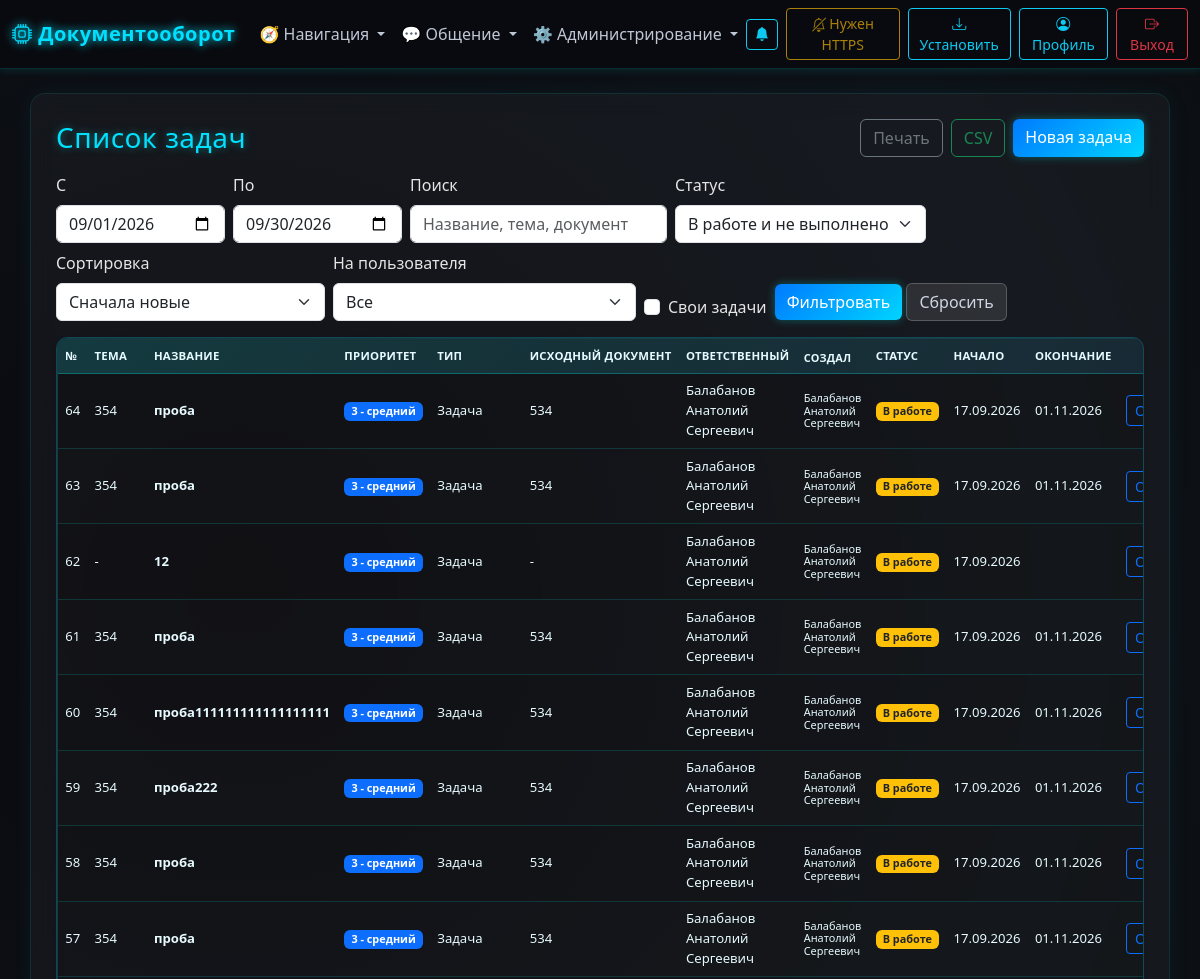
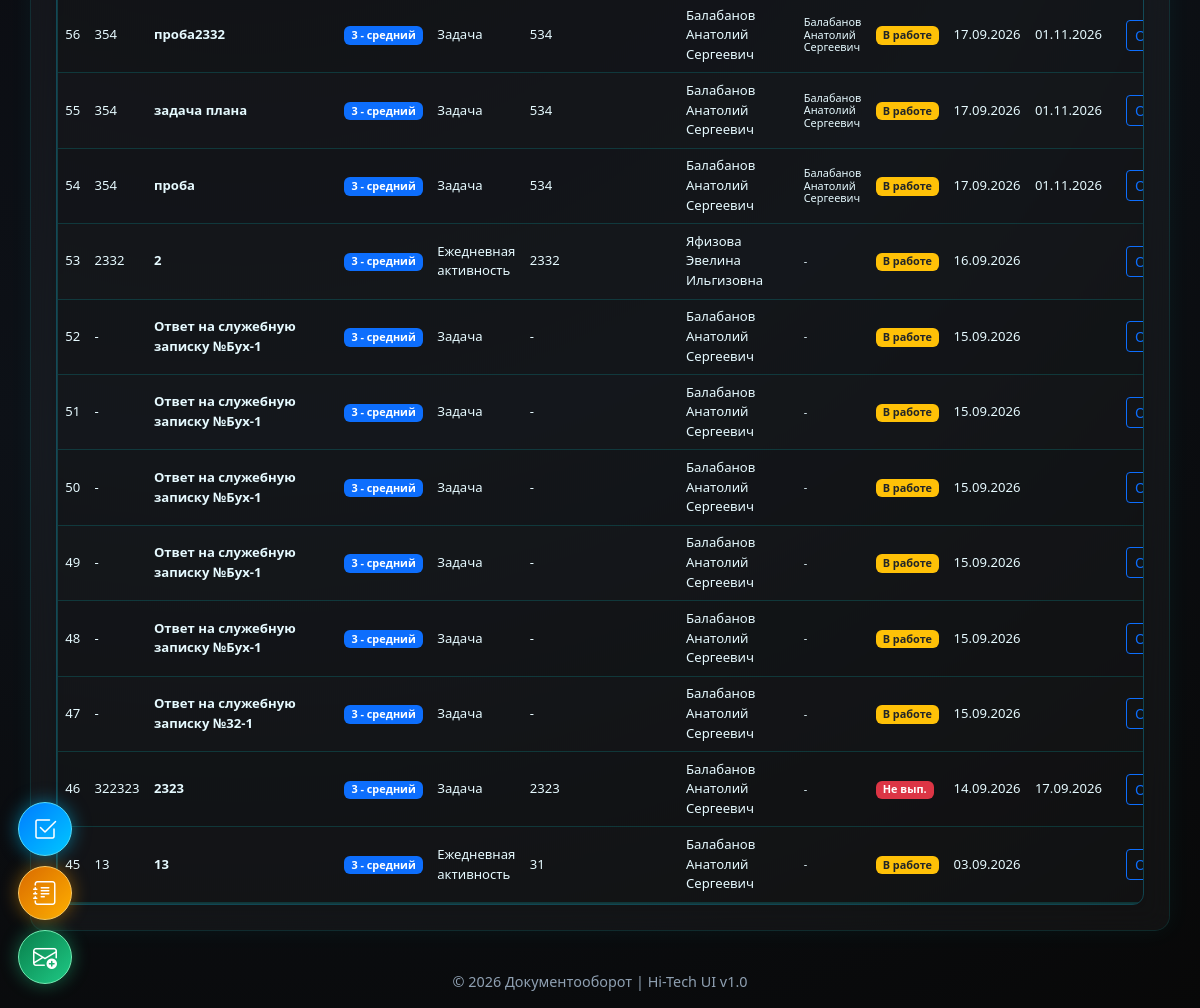
Screenshot of /activities (signed in) with the database file from the repository (2 pictures, top to bottom).
### models.py (models this page shows, shortened)
class Activity(db.Model):
    __tablename__ = "activities"
    id = db.Column(db.Integer, primary_key=True)
    type_id = db.Column(db.Integer, db.ForeignKey("activity_types.id"), nullable=True)
    type = db.relationship("ActivityType")
    owner_id = db.Column(db.Integer, db.ForeignKey("users.id"), nullable=False)
    owner = db.relationship("User", foreign_keys=[owner_id], backref="activities")
    created_by_id = db.Column(db.Integer, db.ForeignKey("users.id"))
    created_by = db.relationship("User", foreign_keys=[created_by_id])
    title = db.Column(db.String(255), nullable=False)
    description = db.Column(db.Text)
    start_date = db.Column(db.DateTime, default=dt.datetime.utcnow)
    end_date = db.Column(db.DateTime)
    status = db.Column(db.String(32), default="open")
    priority = db.Column(db.Integer, nullable=False, default=3)
    plan_id = db.Column(db.Integer, db.ForeignKey("plans.id"))
    approved_by_id = db.Column(db.Integer, db.ForeignKey("users.id"))
    approved_by = db.relationship("User", foreign_keys=[approved_by_id])
    approved_at = db.Column(db.DateTime)
    approve_comment = db.Column(db.Text)
    direction = db.Column(db.String(255))  # Направление (можно выбрать из datalist)
    outgoing_document = db.Column(db.String(255))
    assigned_department_id = db.Column(db.Integer, db.ForeignKey("departments.id"))
    assigned_department = db.relationship("Department", foreign_keys=[assigned_department_id])
    decision = db.Column(db.Text)  # Решение по активности
    status_comment = db.Column(db.Text)
    postponed_to = db.Column(db.DateTime)
    archived_at = db.Column(db.DateTime)
    archived_by_id = db.Column(db.Integer, db.ForeignKey("users.id"))
    extra_values = db.Column(db.JSON)  # JSON с добавочными значениями
    source_letter_id = db.Column(db.Integer, db.ForeignKey("letters.id"))
    source_letter = db.relationship("Letter", foreign_keys=[source_letter_id])
    completion_memo_id = db.Column(db.Integer, db.ForeignKey("letters.id"))
    completion_memo = db.relationship("Letter", foreign_keys=[completion_memo_id])
    letters = db.relationship(
        "Letter",
        secondary=LetterActivityLink,
        back_populates="activities"
    )
    logs = db.relationship(
        "ActivityLog",
        backref="activity",
        cascade="all, delete-orphan",
        lazy="joined"
    )

class ActivityType(db.Model):
    __tablename__ = "activity_types"
    id = db.Column(db.Integer, primary_key=True)
    name = db.Column(db.String(200), unique=True, nullable=False)

class User(UserMixin, db.Model):
    __tablename__ = "users"
    id = db.Column(db.Integer, primary_key=True)
    full_name = db.Column(db.String(255), nullable=False)
    username = db.Column(db.String(120), unique=True, nullable=False)
    password_enc = db.Column(db.Text, nullable=False)
    role = db.Column(db.String(20), nullable=False, default="worker")
    department_id = db.Column(db.Integer, db.ForeignKey("departments.id"))
    is_approved = db.Column(db.Boolean, default=False, nullable=False)
    created_at = db.Column(db.DateTime, default=dt.datetime.utcnow)
    department = db.relationship("Department", backref="users")

### app.py (the view, shortened to what this page needs)
@app.get("/activities")
@login_required
def activities_page():
    from datetime import datetime, date, timedelta
    normalize_activity_statuses()
    today = date.today()
    first_day = date(today.year, today.month, 1)
    next_month = first_day.replace(day=28) + timedelta(days=4)
    last_day = next_month - timedelta(days=next_month.day)
    start_str = request.args.get("date_from", first_day.strftime("%Y-%m-%d"))
    end_str = request.args.get("date_to", last_day.strftime("%Y-%m-%d"))
    my_only = request.args.get("my_only") == "1"
    owner_id = request.args.get("owner_id", "").strip()
    search = request.args.get("search", "").strip()
    selected_status = request.args.get("status", "active_and_not_done").strip() or "active_and_not_done"
    sort = request.args.get("sort", "date_desc").strip()
    page = request.args.get("page", 1, type=int) or 1
    try:
        date_from = datetime.strptime(start_str, "%Y-%m-%d")
        date_to = datetime.strptime(end_str, "%Y-%m-%d")
    except ValueError:
        date_from = datetime.combine(first_day, datetime.min.time())
        date_to = datetime.combine(last_day, datetime.max.time())
    q = Activity.query.options(
        joinedload(Activity.owner), joinedload(Activity.created_by), joinedload(Activity.type)
    ).filter(Activity.archived_at.is_(None))
    privileged_roles = ("admin", "manager", "superadmin", "deputy")
    if current_user.role not in privileged_roles:
        department_id = getattr(current_user, "department_id", None)
        q = q.filter(
            or_(
                Activity.owner_id == current_user.id,
                Activity.assigned_department_id == department_id if department_id else False,
            )
        )
    else:
        if my_only:
            q = q.filter(Activity.owner_id == current_user.id)
        elif owner_id:
            try:
                q = q.filter(Activity.owner_id == int(owner_id))
            except ValueError:
                pass
    q = q.filter(Activity.start_date >= date_from, Activity.start_date <= date_to)
    if selected_status not in {value for value, _label in ACTIVITY_STATUS_FILTERS}:
        selected_status = "active_and_not_done"
    q = apply_activity_status_filter(q, selected_status)
    sort_orders = {
        "date_desc": (Activity.start_date.desc(), Activity.id.desc()),
        "date_asc": (Activity.start_date.asc(), Activity.id.asc()),
        "priority_desc": (Activity.priority.desc(), Activity.start_date.desc(), Activity.id.desc()),
        "priority_asc": (Activity.priority.asc(), Activity.start_date.desc(), Activity.id.desc()),
    }
    if sort not in sort_orders:
        sort = "date_desc"
    pagination = q.order_by(*sort_orders[sort]).paginate(page=page, per_page=50, error_out=False)
    activities = pagination.items
    filter_users = []
    if current_user.role in privileged_roles:
        filter_users = User.query.filter_by(is_approved=True).order_by(User.full_name).all()
    return render_template(
        "activities.html",
        title="Список задач",
        activities=activities,
        date_from=start_str,
        date_to=end_str,
        my_only=my_only,
        owner_id=owner_id,
        selected_status=selected_status,
        status_filters=ACTIVITY_STATUS_FILTERS,
        search=search,
        sort=sort,
        filter_users=filter_users,
        get_status_meta=get_activity_status_meta,
        get_priority_meta=get_activity_priority_meta,
        pagination=pagination,
    )

### app.py (called while the page is built, shortened)
def get_activity_priority_meta(priority):
    try:
        priority = int(priority)
    except (TypeError, ValueError):
        priority = 3
    return ACTIVITY_PRIORITY_META.get(priority, ACTIVITY_PRIORITY_META[3])

def apply_activity_status_filter(query, selected_status):
    if selected_status == "active_and_not_done":
        return query.filter(Activity.status.in_(("open", "in_progress", "not_done")))

def get_activity_status_meta(status: str) -> dict:
    return ACTIVITY_STATUS_META.get(status, {"label": status or "-", "class": "bg-secondary", "style": ""})

@app.context_processor
def inject_template_helpers():
    deps = []
    try:
        deps = Department.query.order_by(Department.name).all()
    except Exception:
        deps = []
    return {
        "get_status_meta": get_activity_status_meta,
        "get_priority_meta": get_activity_priority_meta,
        "deps": deps,
    }

def normalize_activity_statuses():
    today_start = dt.datetime.combine(dt.date.today(), dt.time.min)
    changed = (
        Activity.query
        .filter(Activity.end_date.isnot(None))
        .filter(Activity.end_date < today_start)
        .filter(Activity.status.in_(["open", "in_progress", "postponed"]))
        .update({"status": "not_done"}, synchronize_session=False)
    )
    if changed:
        db.session.commit()

@login_manager.user_loader
def load_user(user_id):
    if str(user_id) == "-1":
        return SuperAdmin()
    return User.query.get(int(user_id))

@app.context_processor
def inject_now():
    from datetime import datetime
    return {'now': datetime.now}

@app.context_processor
def inject_template_helpers():
    return {
        "has_endpoint": lambda endpoint: endpoint in app.view_functions,
    }

### templates/activities.html (shortened to what this page needs)
{% extends 'layout.html' %}
{% block content %}
<div class="d-flex justify-content-between align-items-center mb-3 flex-wrap gap-3 no-print">
  <h3 class="mb-0">Список задач</h3>
  <div class="d-flex gap-2">
    <button type="button" class="btn btn-outline-secondary" onclick="window.print()">Печать</button>
    <a href="{{ url_for('export_journal', kind='activities', format_name='csv', date_from=date_from, date_to=date_to) }}" class="btn btn-outline-success">CSV</a>
    <a href="{{ url_for('create_activity') }}" class="btn btn-primary">Новая задача</a>
  </div>
</div>
<form method="get" class="row g-2 align-items-end mb-3 no-print">
  <div class="col-auto">
    <label for="date_from" class="form-label">С</label>
    <input type="date" id="date_from" name="date_from" class="form-control" value="{{ date_from }}">
  </div>
  <div class="col-auto">
    <label for="date_to" class="form-label">По</label>
    <input type="date" id="date_to" name="date_to" class="form-control" value="{{ date_to }}">
  </div>
  <div class="col-auto">
    <label for="search" class="form-label">Поиск</label>
    <input type="text" id="search" name="search" class="form-control" value="{{ search or '' }}" placeholder="Название, тема, документ">
  </div>
  <div class="col-auto">
    <label for="status" class="form-label">Статус</label>
    <select id="status" name="status" class="form-select">
      {% for code, label in status_filters %}
      <option value="{{ code }}" {% if selected_status == code %}selected{% endif %}>{{ label }}</option>
      {% endfor %}
    </select>
  </div>
  <div class="col-auto">
    <label for="sort" class="form-label">Сортировка</label>
    <select id="sort" name="sort" class="form-select">
      <option value="date_desc" {% if sort == 'date_desc' %}selected{% endif %}>Сначала новые</option>
    </select>
  </div>
  {% if filter_users %}
  <div class="col-auto">
    <label for="owner_id" class="form-label">На пользователя</label>
    <select id="owner_id" name="owner_id" class="form-select" {% if my_only %}disabled{% endif %}>
      <option value="">Все</option>
    </select>
  </div>
  <div class="col-auto">
    <div class="form-check mt-4 pt-2">
      <input class="form-check-input" type="checkbox" value="1" id="my_only" name="my_only" {% if my_only %}checked{% endif %}>
      <label class="form-check-label" for="my_only">Свои задачи</label>
    </div>
  </div>
  {% endif %}
  <div class="col-auto">
    <button type="submit" class="btn btn-primary">Фильтровать</button>
    <a href="{{ url_for('activities_page') }}" class="btn btn-secondary">Сбросить</a>
  </div>
</form>
<div class="table-responsive journal-360 shadow-sm">
<table class="table table-striped align-middle mb-0">
  <thead class="table-dark">
    <tr>
      <th>№</th>
      <th>Тема</th>
      <th>Название</th>
      <th>Приоритет</th>
      <th>Тип</th>
      <th>Исходный документ</th>
      <th>Ответственный</th>
      <th class="creator-col">Создал</th>
      <th>Статус</th>
      <th>Начало</th>
      <th>Окончание</th>
      <th class="no-print"></th>
    </tr>
  </thead>
  <tbody>
    {% for a in activities %}
      {% set meta = get_status_meta(a.status) %}
      <tr>
        <td>{{ a.id }}</td>
        <td>{{ a.direction or '-' }}</td>
        <td>{{ a.title }}</td>
        {% set priority_meta = get_priority_meta(a.priority) %}
        <td><span class="badge {{ priority_meta.class }}">{{ priority_meta.label }}</span></td>
        <td>{{ a.type.name if a.type else '-' }}</td>
        <td>{{ a.outgoing_document or '-' }}</td>
        <td>{% if a.owner_id == -1 %}Суперадминистратор{% else %}{{ a.owner.full_name if a.owner else '-' }}{% endif %}</td>
        <td class="creator-cell">{{ a.created_by.full_name if a.created_by else '-' }}</td>
        <td>
          <span class="badge {{ meta.class }}" {% if meta.style %}style="{{ meta.style }}"{% endif %}>{{ meta.label }}</span>
        </td>
        <td>{{ a.start_date.strftime('%d.%m.%Y') if a.start_date else '' }}</td>
        <td>{{ a.end_date.strftime('%d.%m.%Y') if a.end_date else '' }}</td>
        <td class="text-nowrap no-print">
          <a href="{{ url_for('activity_view', activity_id=a.id) }}" class="btn btn-sm btn-outline-primary">Открыть</a>
        </td>
      </tr>
    {% else %}
      <tr>
        <td colspan="12" class="text-center text-muted">Задач пока нет</td>
      </tr>
    {% endfor %}
  </tbody>
</table>
</div>
{% set pagination_params = {'date_from': date_from, 'date_to': date_to, 'status': selected_status, 'sort': sort} %}
{% if search %}{% set _ = pagination_params.update({'search': search}) %}{% endif %}
{% if owner_id %}{% set _ = pagination_params.update({'owner_id': owner_id}) %}{% endif %}
{% if my_only %}{% set _ = pagination_params.update({'my_only': '1'}) %}{% endif %}
{% set pagination_endpoint = 'activities_page' %}
{% endblock %}

### templates/layout.html (style rules this page uses)
body { background: radial-gradient(circle at 20% 30%, #0a0a0f, #0d1117, #080808); color: #e5e5e5; font-family: "Segoe UI", "Roboto", sans-serif; min-height: 100vh; }
input, textarea, select, option { font-family: "Segoe UI", "Roboto", sans-serif !important; }
h3, h2, h1 { color: #00e0ff; text-shadow: 0 0 8px rgba(0, 255, 255, 0.4); letter-spacing: 0.5px; }
.btn-primary { background: linear-gradient(135deg, #007bff, #00d4ff); border: none; box-shadow: 0 0 10px rgba(0, 255, 255, 0.3); }
.btn-secondary { background: rgba(255, 255, 255, 0.1); color: #cfd6e3; border: 1px solid rgba(255, 255, 255, 0.2); }
table { color: #e5e5e5; }
thead { background: rgba(0, 255, 255, 0.08); color: #00e0ff; border-bottom: 2px solid rgba(0, 255, 255, 0.15); }
.table { color: #e6faff !important; background: rgba(255, 255, 255, 0.02) !important; border-collapse: separate !important; border-spacing: 0; border: 1px solid rgba(0, 255, 255, 0.15) !important; box-shadow: 0 0 20px rgba(0, 255, 255, 0.05); border-radius: 10px; overflow: hidden; }
.table thead { background: linear-gradient(135deg, rgba(0,255,255,0.15), rgba(0,180,255,0.08)) !important; color: #00e0ff !important; font-weight: 600; text-transform: uppercase; border-bottom: 2px solid rgba(0, 255, 255, 0.25) !important; }
.table tbody { background: rgba(0, 0, 0, 0.2) !important; }
.table td, .table th { color: #e6faff !important; background: transparent !important; }

### templates/activities.html (style rules this page uses)
.journal-360 { font-size: .82rem; border: 1px solid rgba(13, 202, 240, .28); border-radius: .7rem; overflow: hidden; }
.journal-360 th { font-size: .71rem; letter-spacing: .02em; text-transform: uppercase; white-space: nowrap; padding: .52rem .45rem; }
.journal-360 td { padding: .48rem .45rem; vertical-align: middle; }
.journal-360 td:nth-child(3) { min-width: 180px; font-weight: 600; }
.journal-360 .badge { font-size: .68rem; }
.journal-360 .creator-col, .journal-360 .creator-cell { max-width: 120px; font-size: .68rem; line-height: 1.15; color: #aebdca; }

### rows the page displays
Activity: id "64", direction "354", title "проба", label "3 - средний", type "Задача", outgoing_document "534", owner "Балабанов Анатолий Сергеевич", created_by "Балабанов Анатолий Сергеевич", label "В работе", start_date "17.09.2026", end_date "01.11.2026"
Activity: id "63", direction "354", title "проба", label "3 - средний", type "Задача", outgoing_document "534", owner "Балабанов Анатолий Сергеевич", created_by "Балабанов Анатолий Сергеевич", label "В работе", start_date "17.09.2026", end_date "01.11.2026"
Activity: id "62", direction "-", title "12", label "3 - средний", type "Задача", outgoing_document "-", owner "Балабанов Анатолий Сергеевич", created_by "Балабанов Анатолий Сергеевич", label "В работе", start_date "17.09.2026"
Activity: id "61", direction "354", title "проба", label "3 - средний", type "Задача", outgoing_document "534", owner "Балабанов Анатолий Сергеевич", created_by "Балабанов Анатолий Сергеевич", label "В работе", start_date "17.09.2026", end_date "01.11.2026"
Activity: id "60", direction "354", title "проба111111111111111111", label "3 - средний", type "Задача", outgoing_document "534", owner "Балабанов Анатолий Сергеевич", created_by "Балабанов Анатолий Сергеевич", label "В работе", start_date "17.09.2026", end_date "01.11.2026"
Activity: id "59", direction "354", title "проба222", label "3 - средний", type "Задача", outgoing_document "534", owner "Балабанов Анатолий Сергеевич", created_by "Балабанов Анатолий Сергеевич", label "В работе", start_date "17.09.2026", end_date "01.11.2026"
Activity: id "58", direction "354", title "проба", label "3 - средний", type "Задача", outgoing_document "534", owner "Балабанов Анатолий Сергеевич", created_by "Балабанов Анатолий Сергеевич", label "В работе", start_date "17.09.2026", end_date "01.11.2026"
Activity: id "57", direction "354", title "проба", label "3 - средний", type "Задача", outgoing_document "534", owner "Балабанов Анатолий Сергеевич", created_by "Балабанов Анатолий Сергеевич", label "В работе", start_date "17.09.2026", end_date "01.11.2026"
Activity: id "56", direction "354", title "проба2332", label "3 - средний", type "Задача", outgoing_document "534", owner "Балабанов Анатолий Сергеевич", created_by "Балабанов Анатолий Сергеевич", label "В работе", start_date "17.09.2026", end_date "01.11.2026"
Activity: id "55", direction "354", title "задача плана", label "3 - средний", type "Задача", outgoing_document "534", owner "Балабанов Анатолий Сергеевич", created_by "Балабанов Анатолий Сергеевич", label "В работе", start_date "17.09.2026", end_date "01.11.2026"
Activity: id "54", direction "354", title "проба", label "3 - средний", type "Задача", outgoing_document "534", owner "Балабанов Анатолий Сергеевич", created_by "Балабанов Анатолий Сергеевич", label "В работе", start_date "17.09.2026", end_date "01.11.2026"
Activity: id "53", direction "2332", title "2", label "3 - средний", type "Ежедневная активность", outgoing_document "2332", owner "Яфизова Эвелина Ильгизовна", created_by "-", label "В работе", start_date "16.09.2026"
Activity: id "52", direction "-", title "Ответ на служебную записку №Бух-1", label "3 - средний", type "Задача", outgoing_document "-", owner "Балабанов Анатолий Сергеевич", created_by "-", label "В работе", start_date "15.09.2026"
Activity: id "51", direction "-", title "Ответ на служебную записку №Бух-1", label "3 - средний", type "Задача", outgoing_document "-", owner "Балабанов Анатолий Сергеевич", created_by "-", label "В работе", start_date "15.09.2026"
Activity: id "50", direction "-", title "Ответ на служебную записку №Бух-1", label "3 - средний", type "Задача", outgoing_document "-", owner "Балабанов Анатолий Сергеевич", created_by "-", label "В работе", start_date "15.09.2026"
Activity: id "49", direction "-", title "Ответ на служебную записку №Бух-1", label "3 - средний", type "Задача", outgoing_document "-", owner "Балабанов Анатолий Сергеевич", created_by "-", label "В работе", start_date "15.09.2026"
Activity: id "48", direction "-", title "Ответ на служебную записку №Бух-1", label "3 - средний", type "Задача", outgoing_document "-", owner "Балабанов Анатолий Сергеевич", created_by "-", label "В работе", start_date "15.09.2026"
Activity: id "47", direction "-", title "Ответ на служебную записку №32-1", label "3 - средний", type "Задача", outgoing_document "-", owner "Балабанов Анатолий Сергеевич", created_by "-", label "В работе", start_date "15.09.2026"
Activity: id "46", direction "322323", title "2323", label "3 - средний", type "Задача", outgoing_document "2323", owner "Балабанов Анатолий Сергеевич", created_by "-", label "Не вып.", start_date "14.09.2026", end_date "17.09.2026"
Activity: id "45", direction "13", title "13", label "3 - средний", type "Ежедневная активность", outgoing_document "31", owner "Балабанов Анатолий Сергеевич", created_by "-", label "В работе", start_date "03.09.2026"

### other values shown
form field status "В работе и не выполнено"
